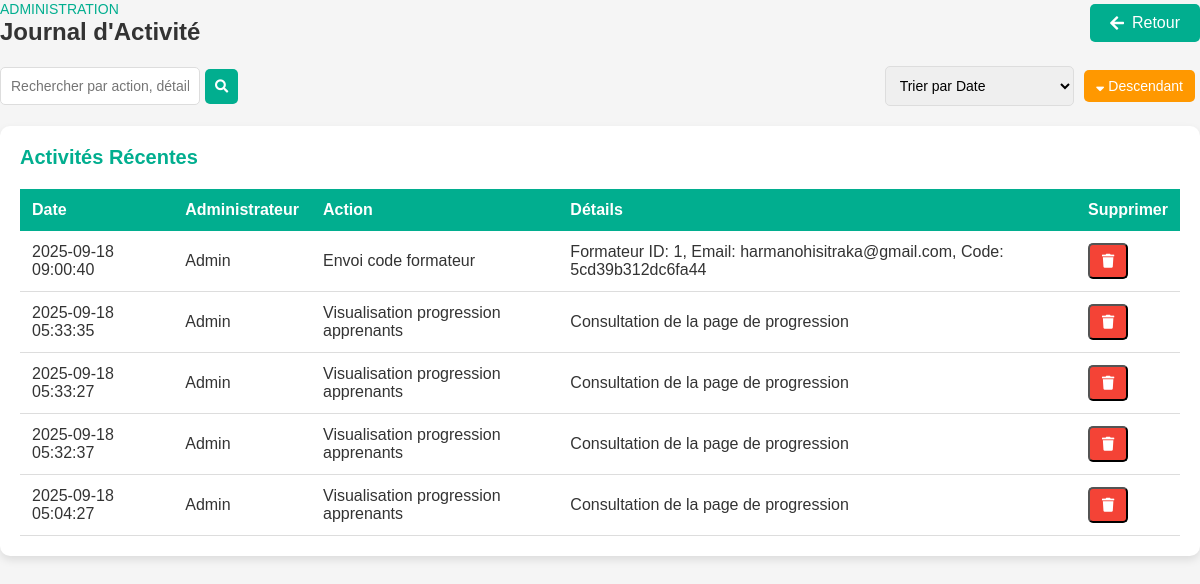
The page /Espace/admin/gestion_utilisateurs/journal_activite.php?order=desc&sort=created_at on the database its author committed.
### tables this page shows
CREATE TABLE `journal_activite` (
  `id` int NOT NULL AUTO_INCREMENT,
  `admin_id` int NOT NULL,
  `action` varchar(255) NOT NULL,
  `details` text,
  `created_at` timestamp NULL DEFAULT CURRENT_TIMESTAMP,
  PRIMARY KEY (`id`),
  KEY `admin_id` (`admin_id`),
  CONSTRAINT `journal_activite_ibfk_1` FOREIGN KEY (`admin_id`) REFERENCES `utilisateurs` (`id`) ON DELETE CASCADE
);

CREATE TABLE `utilisateurs` (
  `id` int NOT NULL AUTO_INCREMENT,
  `nom` varchar(255) NOT NULL,
  `email` varchar(255) NOT NULL,
  `mot_de_passe` varchar(255) NOT NULL,
  `telephone` varchar(20) DEFAULT NULL,
  `photo` varchar(255) DEFAULT NULL,
  `pays` varchar(100) DEFAULT NULL,
  `langue` varchar(100) DEFAULT NULL,
  `autre_langue` varchar(100) DEFAULT NULL,
  `objectifs` text,
  `type_cours` varchar(100) DEFAULT NULL,
  `niveau_formation` varchar(100) DEFAULT NULL,
  `niveau_etude` varchar(100) DEFAULT NULL,
  `acces_internet` varchar(50) DEFAULT NULL,
  `appareil` varchar(100) DEFAULT NULL,
  `accessibilite` text,
  `rgpd` tinyint(1) DEFAULT '0',
  `charte` tinyint(1) DEFAULT '0',
  `role` enum('apprenant','admin','moderator') DEFAULT 'apprenant',
  `actif` tinyint(1) DEFAULT '1',
  `created_at` timestamp NULL DEFAULT CURRENT_TIMESTAMP,
  PRIMARY KEY (`id`),
  UNIQUE KEY `email` (`email`)
);

### Espace/admin/gestion_utilisateurs/journal_activite.php (the view, shortened to what this page needs)
<?php
require_once '../../config/db.php';
$search = isset($_GET['search']) ? $_GET['search'] : '';
$sort = isset($_GET['sort']) ? $_GET['sort'] : 'created_at';
$order = isset($_GET['order']) && $_GET['order'] == 'desc' ? 'DESC' : 'ASC';
$where = $search ? "WHERE j.action LIKE ? OR j.details LIKE ? OR u.nom LIKE ? OR j.created_at LIKE ?" : "";
$sql = "SELECT j.*, u.nom FROM journal_activite j JOIN utilisateurs u ON j.admin_id = u.id $where ORDER BY " . ($sort == 'nom' ? 'u.nom' : 'j.' . $sort) . " $order";
$stmt = $pdo->prepare($sql);
if ($search) {
    $searchTerm = "%$search%";
    $stmt->execute([$searchTerm, $searchTerm, $searchTerm, $searchTerm]);
} else {
    $stmt->execute();
}
$activites = $stmt->fetchAll();
?>
<!DOCTYPE html>
<html lang="fr">
<head>
    <link rel="stylesheet" href="styles.css">
    <link rel="stylesheet" href="https://cdnjs.cloudflare.com/ajax/libs/font-awesome/5.15.4/css/all.min.css">
</head>
<body>
    <div class="main--content">
        <div class="header--wrapper">
            <div class="header--title">
                <span>Administration</span>
                <h2>Journal d'Activité</h2>
            </div>
            <a href="gestion_utilisateur.php" class="btn-back"><i class="fas fa-arrow-left"></i> Retour</a>
        </div>
        <div class="filter--container">
            <form method="GET" class="search--form">
                <input type="text" name="search" placeholder="Rechercher par action, détails, administrateur ou date (ex: 2025-05-27)" value="<?= htmlspecialchars($search) ?>">
                <button type="submit"><i class="fas fa-search"></i></button>
            </form>
            <div class="sort--export">
                <select onchange="window.location.href='?sort='+this.value+'&order=<?= $order ?>'">
                    <option value="created_at" <?= $sort == 'created_at' ? 'selected' : '' ?>>Trier par Date</option>
                </select>
                <a href="?order=<?= $order == 'ASC' ? 'desc' : 'asc' ?>&sort=<?= $sort ?>" class="btn-action btn-toggle">
                    <i class="fas fa-sort-<?= $order == 'ASC' ? 'up' : 'down' ?>"></i> <?= $order == 'ASC' ? 'Ascendant' : 'Descendant' ?>
                </a>
            </div>
        </div>
        <div class="card--container">
            <div class="card--wrapper">
                <h3>Activités Récentes</h3>
                <div class="table--wrapper">
                    <table class="table">
                        <thead>
                            <tr>
                                <th>Date</th>
                                <th>Administrateur</th>
                                <th>Action</th>
                                <th>Détails</th>
                                <th>Supprimer</th>
                            </tr>
                        </thead>
                        <tbody>
                            <?php foreach ($activites as $act): ?>
                                <tr class="table--row">
                                    <td><?= htmlspecialchars($act['created_at']) ?></td>
                                    <td><?= htmlspecialchars($act['nom']) ?></td>
                                    <td><?= htmlspecialchars($act['action']) ?></td>
                                    <td><?= htmlspecialchars($act['details']) ?></td>
                                    <td>
                                        <form method="POST" style="display:inline;">
                                            <button type="submit" class="btn-action btn-delete" onclick="return confirm('Supprimer cette entrée du journal ?')">
                                                <i class="fas fa-trash"></i>
                                            </button>
                                        </form>
                                    </td>
                                </tr>
                            <?php endforeach; ?>
                        </tbody>
                    </table>
                </div>
            </div>
        </div>
    </div>
</body>
</html>

### Espace/admin/gestion_utilisateurs/styles.css (style rules this page uses)
* { margin: 0; padding: 0; box-sizing: border-box; font-family: 'Poppins', sans-serif; }
body { background: #f5f5f5; color: #333; }
.header--wrapper { display: flex; justify-content: space-between; align-items: center; margin-bottom: 20px; }
.header--title span { color: #01ae8f; font-size: 14px; text-transform: uppercase; }
.header--title h2 { font-size: 24px; color: #333; }
.btn-back { display: inline-flex; align-items: center; padding: 10px 20px; background: #01ae8f; color: #fff; text-decoration: none; border-radius: 5px; transition: background 0.3s; }
.btn-back i { margin-right: 8px; }
.card--container { max-width: 1200px; margin: 0 auto; }
.card--wrapper { background: #fff; padding: 20px; border-radius: 10px; box-shadow: 0 4px 8px rgba(0, 0, 0, 0.1); margin-bottom: 20px; }
.card--wrapper h3 { color: #01ae8f; margin-bottom: 20px; font-size: 20px; }
.table--wrapper { overflow-x: auto; }
.table { width: 100%; border-collapse: collapse; background: #fff; }
.table thead { background: #01ae8f; color: #fff; }
.table th { padding: 12px; text-align: left; font-weight: 600; }
.table td { padding: 12px; border-bottom: 1px solid #ddd; }
.btn-action { padding: 8px 12px; text-decoration: none; border-radius: 5px; font-size: 14px; margin-right: 5px; transition: background 0.3s; display: inline-block; color: #fff; }
.btn-delete { background: #f44336; }
.btn-toggle { background: #ff9800; }
.filter--container { display: flex; justify-content: space-between; align-items: center; margin-bottom: 20px; }
.search--form { display: flex; align-items: center; }
.search--form input { padding: 10px; border: 1px solid #ddd; border-radius: 5px; font-size: 14px; width: 200px; }
.search--form button { padding: 10px; background: #01ae8f; color: #fff; border: none; border-radius: 5px; margin-left: 5px; cursor: pointer; }
.sort--export { display: flex; align-items: center; gap: 10px; }
.sort--export select { padding: 10px; border: 1px solid #ddd; border-radius: 5px; font-size: 14px; }

### rows shown on the page
journal_activite: created_at "2025-09-18 09:00:40", admin.nom "Admin", action "Envoi code formateur", details "Formateur ID: 1, Email: harmanohisitraka@gmail.com, Code: 5cd39b312dc6fa44"
journal_activite: created_at "2025-09-18 05:33:35", admin.nom "Admin", action "Visualisation progression apprenants", details "Consultation de la page de progression"
journal_activite: created_at "2025-09-18 05:33:27", admin.nom "Admin", action "Visualisation progression apprenants", details "Consultation de la page de progression"
journal_activite: created_at "2025-09-18 05:32:37", admin.nom "Admin", action "Visualisation progression apprenants", details "Consultation de la page de progression"
journal_activite: created_at "2025-09-18 05:04:27", admin.nom "Admin", action "Visualisation progression apprenants", details "Consultation de la page de progression"
